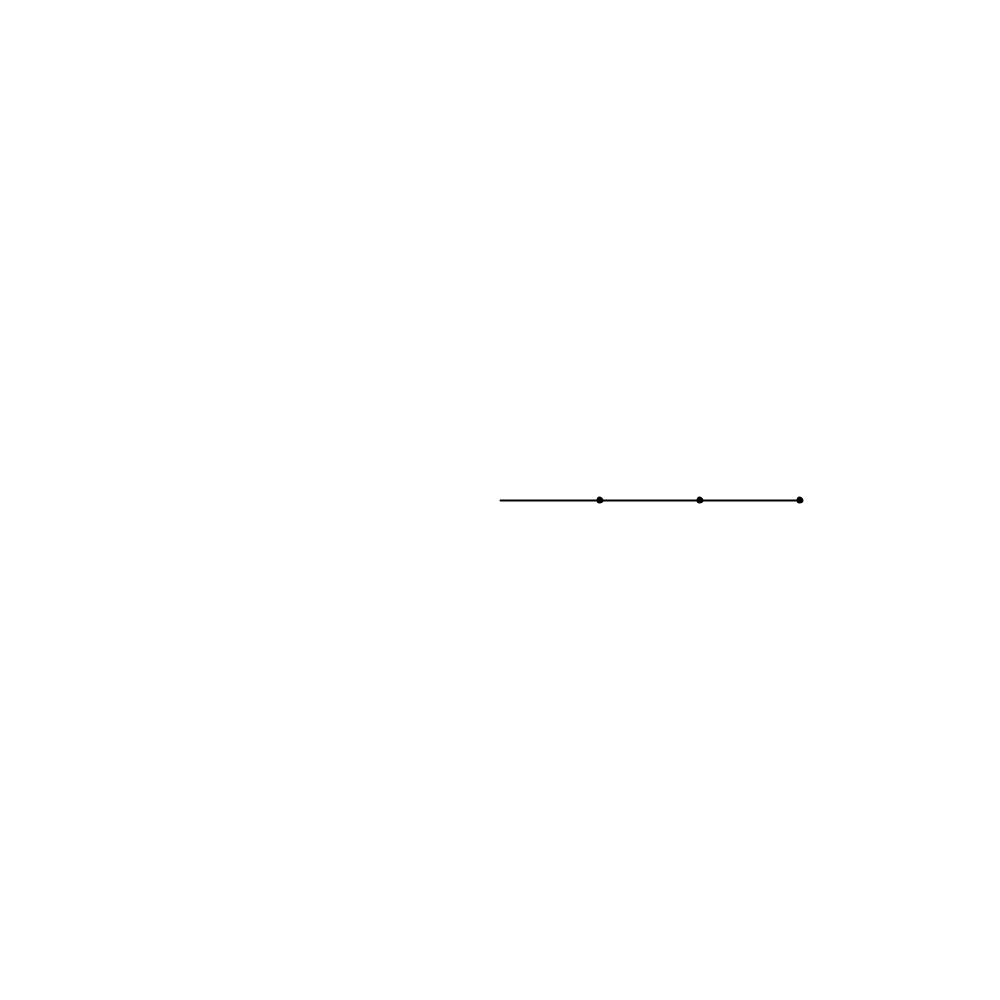
Frame 1 (no input)
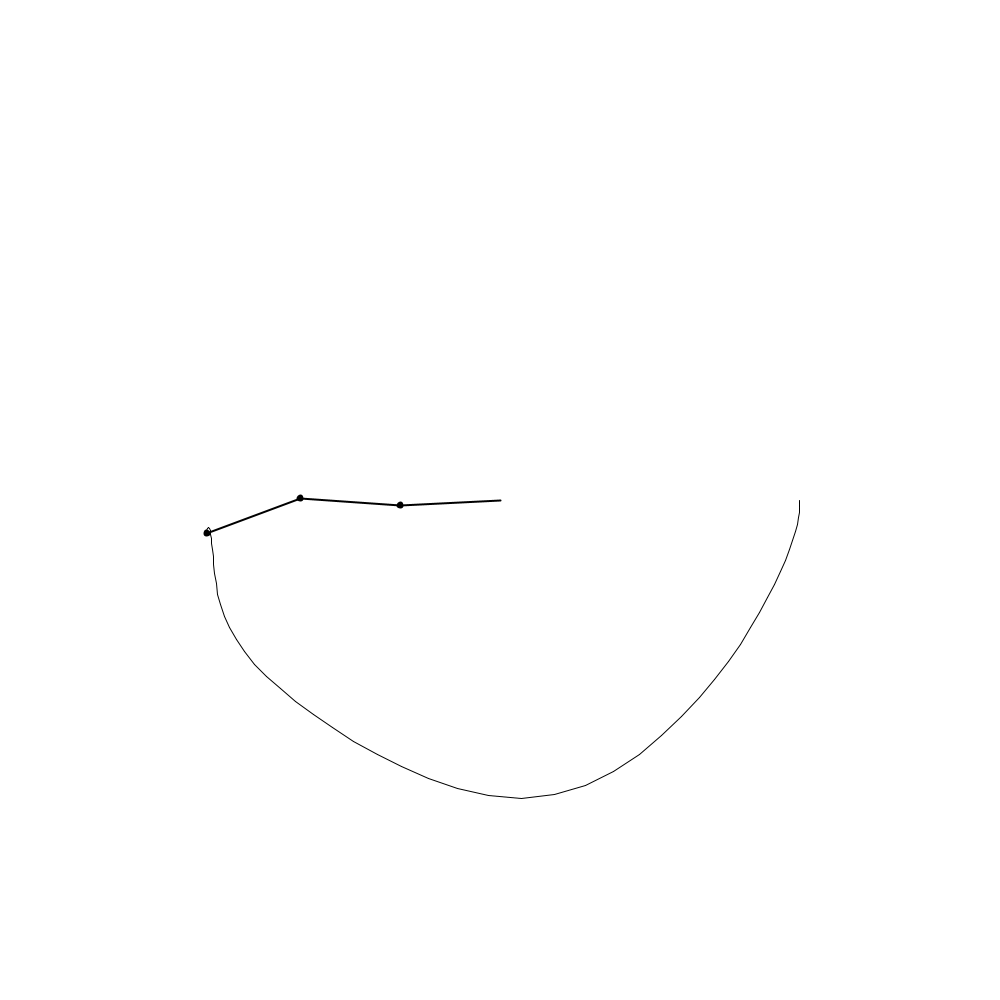
Frame 60 (the mouse pressed at the canvas centre just before this capture)
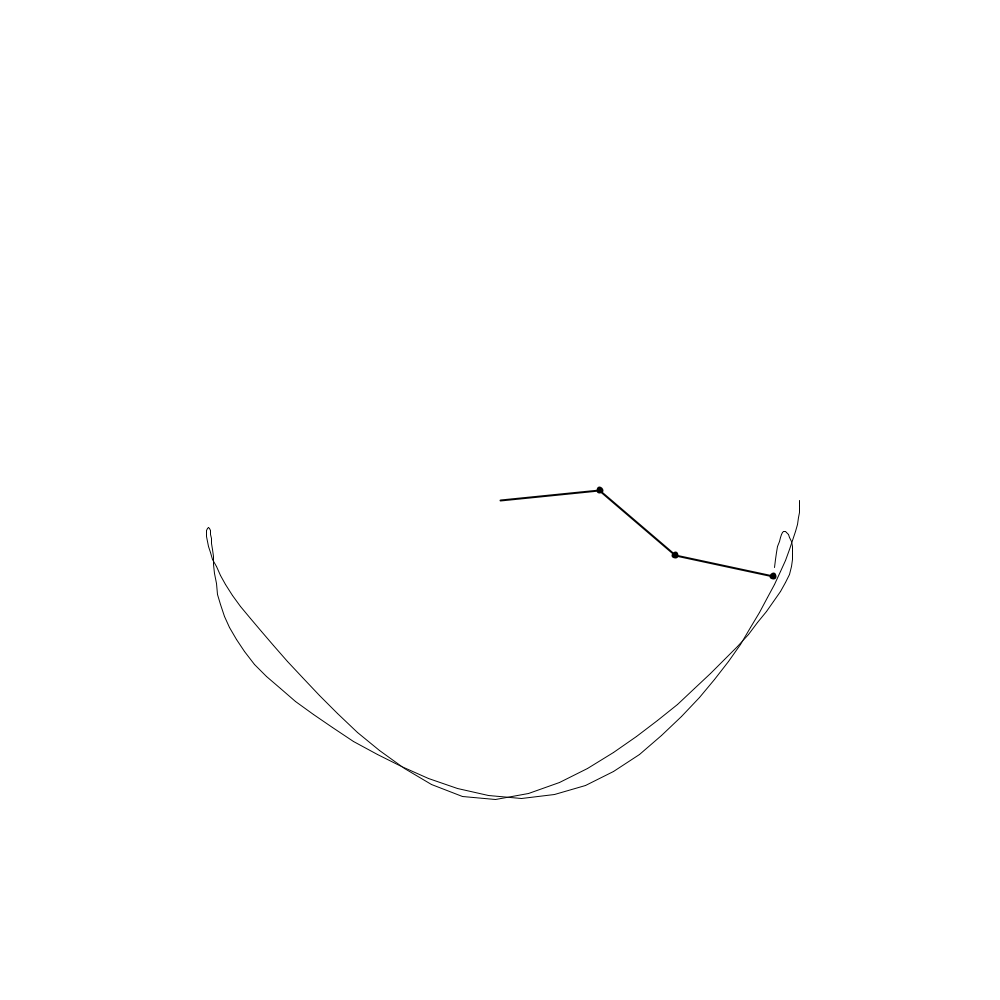
Frame 120 (the mouse held since frame 60 and released just before this capture)

The Processing sketch that drew these frames (run headless with seeded random() and noise(); from frame 60 on, the mouse is pressed at the canvas centre):

// Processing sketch: Triple_Pendulum
// ── Triple_Pendulum.pde
// Triple Pendulum tool to accompany work on Lagrangian Mechanics
// Enter values for various setups you wish to see by modifying the variables below

float Length1 = 1;
float Mass1 = 0.05;
float Theta1 = 9 * PI/18;

float Length2 = 1;
float Mass2 = 0.05;
float Theta2 = 9 * PI/18;

float Length3 = 1;
float Mass3 = 0.05;
float Theta3 = 9 * PI/18;

float Omega1 = 0;
float Omega2 = 0;
float Omega3 = 0;
float Omega_dot1 = 0;
float Omega_dot2 = 0;
float Omega_dot3 = 0;
float grav = 1;
float cx, cy;
float px3, py3;

PGraphics canvas;

void setup() {
  size(1000,1000);
  cx = width/2;
  cy = height/2;
  canvas = createGraphics(width, height);
  canvas.beginDraw();
  canvas.background(255);
  canvas.endDraw();
}

void draw() {
  background(255);
  imageMode(CORNER);
  image(canvas, 0, 0, width, height);
  
  for (int I = 0; I < 10000; I = I+1) {
    
    float a = Length1 * (Mass1 + Mass2 + Mass3);
    float b = - grav * (Mass1 + Mass2 + Mass3) * sin(Theta1) - Length2 * (Mass2 + Mass3) * (Omega2 * Omega2 * sin(Theta1 - Theta2)) - Length3 * Mass3 * Omega3 * Omega3 * sin(Theta1 - Theta3);
    float c = - Length2 * (Mass2 + Mass3) * cos(Theta1 - Theta2);
    float d = - Length3 * Mass3 * cos(Theta1 - Theta3);
    float e = Length2 * (Mass2 + Mass3);
    float f = - grav * (Mass2 + Mass3) * sin(Theta2) + Length1 * (Mass2 + Mass3) * Omega1 * Omega1 * sin(Theta1 - Theta2) - Length3 * Mass3 * Omega3 * Omega3 * sin(Theta2 - Theta3);
    float g = - Length1 * (Mass2 + Mass3) * cos(Theta1 - Theta2);
    float h = - Length3 * Mass3 * cos(Theta2 - Theta3);
    float i = Length3;
    float j = - grav * sin(Theta3) + Length1 * Omega1 * Omega1 * sin(Theta1 - Theta3) + Length2 * Omega2 * Omega2 * sin(Theta2 - Theta3);
    float k = - Length1 * cos(Theta1 - Theta3);
    float l = - Length2 * cos(Theta2 - Theta3);
    
    float lambda = a * (e * i - h * l) - c * (g * i + h * k) - d * (g * l + e * k);
    
    Omega_dot1 = b * (e * i - h * l) / (lambda) + f * (c * i + d * l) / (lambda) + j * (c * h + e * d) / (lambda);
    Omega_dot2 = b * (h * k + g * i) / (lambda) + f * (a * i - d * k) / (lambda) + j * (a * h + g * d) / (lambda);
    Omega_dot3 = b * (g * l + e * k) / (lambda) + f * (a * l + c * k) / (lambda) + j * (a * e - g * c) / (lambda);
  
    Omega1 += 0.00001 * Omega_dot1;
    Omega2 += 0.00001 * Omega_dot2;
    Omega3 += 0.00001 * Omega_dot3;
    Theta1 += 0.00001 * Omega1;
    Theta2 += 0.00001 * Omega2;
    Theta3 += 0.00001 * Omega3;
    
    if (Theta1 < -2 * PI) {
      Theta1 += 2 * PI;
    }
    if (Theta2 < -2 * PI) {
      Theta2 += 2 * PI;
    }
    if (Theta3 < -2 * PI) {
      Theta3 += 2 * PI;
    }
    if (Theta1 > 2 * PI) {
      Theta1 -= 2 * PI;
    }
    if (Theta2 > 2 * PI) {
      Theta2 -= 2 * PI;
    }
    if (Theta3 > 2 * PI) {
      Theta2 -= 2 * PI;
    }
  }
  
  translate(cx, cy);
  stroke(0);
  strokeWeight(2);
  
  float x1 = 100 * Length1 * sin(Theta1);
  float y1 = 100 * Length1 * cos(Theta1);

  float x2 = x1 + 100 * Length2 * sin(Theta2);
  float y2 = y1 + 100 * Length2 * cos(Theta2);
  
  float x3 = x2 + 100 * Length3 * sin(Theta3);
  float y3 = y2 + 100 * Length3 * cos(Theta3);
  
  line(0, 0, x1, y1);
  fill(0);
  ellipse(x1, y1, 100 * Mass1, 100 * Mass1);

  line(x1, y1, x2, y2);
  fill(0);
  ellipse(x2, y2, 100 * Mass2, 100 * Mass2);
  
  line(x2, y2, x3, y3);
  fill(0);
  ellipse(x3, y3, 100 * Mass3, 100 * Mass3);
    
    canvas.beginDraw();
  //canvas.background(0, 1);
  canvas.translate(cx, cy);
  canvas.stroke(0);
  if (frameCount > 1) {
    canvas.line(px3, py3, x3, y3);
  }
  canvas.endDraw();


  px3 = x3;
  py3 = y3;
}
